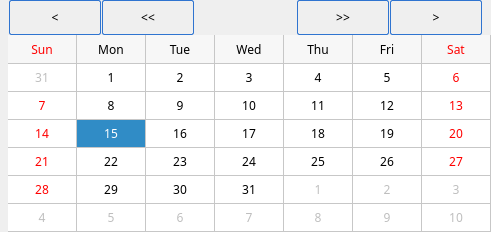
<?xml version="1.0" encoding="UTF-8"?>
<ui version="4.0">
 <class>GCalendar</class>
 <widget class="QWidget" name="GCalendar">
  <property name="geometry">
   <rect>
    <x>0</x>
    <y>0</y>
    <width>491</width>
    <height>232</height>
   </rect>
  </property>
  <property name="font">
   <font>
    <family>文泉驿等宽微米黑</family>
   </font>
  </property>
  <property name="windowTitle">
   <string>Form</string>
  </property>
  <property name="styleSheet">
   <string notr="true"> QPushButton {
border: 1px solid #2f74d0;
font: 11pt &quot;文泉驿等宽微米黑&quot;;
border-radius: 2px;
padding: 5px;
background: qradialgradient(cx: 0.3, cy: -0.4,
fx: 0.3, fy: -0.4,
radius: 1.35, stop: 0 #fff, stop: 1 #c9e5fe);
min-width: 80px;
}

QPushButton:hover {
background: qradialgradient(cx: 0.3, cy: -0.4,
fx: 0.3, fy: -0.4,
radius: 1.35, stop: 0 #fff, stop: 1 #e4f2fe);
}

 QPushButton:pressed {
background: qradialgradient(cx: 0.4, cy: -0.1,
fx: 0.4, fy: -0.1,
radius: 1.35, stop: 0 #fff, stop: 1 #f1f8fe);
}

QPushButton:disabled { 
background: #c9caca;
}
</string>
  </property>
  <layout class="QHBoxLayout" name="horizontalLayout_3" stretch="0,0">
   <property name="spacing">
    <number>0</number>
   </property>
   <property name="leftMargin">
    <number>0</number>
   </property>
   <property name="topMargin">
    <number>0</number>
   </property>
   <property name="rightMargin">
    <number>0</number>
   </property>
   <property name="bottomMargin">
    <number>0</number>
   </property>
   <item>
    <widget class="QWidget" name="widget" native="true">
     <layout class="QHBoxLayout" name="horizontalLayout">
      <property name="leftMargin">
       <number>4</number>
      </property>
      <property name="topMargin">
       <number>4</number>
      </property>
      <property name="rightMargin">
       <number>4</number>
      </property>
      <property name="bottomMargin">
       <number>4</number>
      </property>
     </layout>
    </widget>
   </item>
   <item>
    <layout class="QVBoxLayout" name="verticalLayout">
     <item>
      <layout class="QHBoxLayout" name="horizontalLayout_2">
       <property name="spacing">
        <number>1</number>
       </property>
       <property name="leftMargin">
        <number>1</number>
       </property>
       <property name="rightMargin">
        <number>9</number>
       </property>
       <item>
        <widget class="QPushButton" name="buttonMonthLeft">
         <property name="sizePolicy">
          <sizepolicy hsizetype="Fixed" vsizetype="Minimum">
           <horstretch>0</horstretch>
           <verstretch>0</verstretch>
          </sizepolicy>
         </property>
         <property name="minimumSize">
          <size>
           <width>92</width>
           <height>35</height>
          </size>
         </property>
         <property name="maximumSize">
          <size>
           <width>60</width>
           <height>16777215</height>
          </size>
         </property>
         <property name="focusPolicy">
          <enum>Qt::NoFocus</enum>
         </property>
         <property name="text">
          <string>&lt;</string>
         </property>
        </widget>
       </item>
       <item>
        <widget class="QPushButton" name="buttonYearLeft">
         <property name="sizePolicy">
          <sizepolicy hsizetype="Fixed" vsizetype="Minimum">
           <horstretch>0</horstretch>
           <verstretch>0</verstretch>
          </sizepolicy>
         </property>
         <property name="minimumSize">
          <size>
           <width>92</width>
           <height>35</height>
          </size>
         </property>
         <property name="maximumSize">
          <size>
           <width>60</width>
           <height>16777215</height>
          </size>
         </property>
         <property name="focusPolicy">
          <enum>Qt::NoFocus</enum>
         </property>
         <property name="text">
          <string>&lt;&lt;</string>
         </property>
        </widget>
       </item>
       <item>
        <spacer name="horizontalSpacer">
         <property name="orientation">
          <enum>Qt::Horizontal</enum>
         </property>
         <property name="sizeHint" stdset="0">
          <size>
           <width>75</width>
           <height>32</height>
          </size>
         </property>
        </spacer>
       </item>
       <item>
        <widget class="QLabel" name="labelMonth">
         <property name="text">
          <string/>
         </property>
        </widget>
       </item>
       <item>
        <spacer name="horizontalSpacer_3">
         <property name="orientation">
          <enum>Qt::Horizontal</enum>
         </property>
         <property name="sizeHint" stdset="0">
          <size>
           <width>76</width>
           <height>32</height>
          </size>
         </property>
        </spacer>
       </item>
       <item>
        <widget class="QLabel" name="labelYear">
         <property name="text">
          <string/>
         </property>
        </widget>
       </item>
       <item>
        <spacer name="horizontalSpacer_2">
         <property name="orientation">
          <enum>Qt::Horizontal</enum>
         </property>
         <property name="sizeHint" stdset="0">
          <size>
           <width>75</width>
           <height>32</height>
          </size>
         </property>
        </spacer>
       </item>
       <item>
        <widget class="QPushButton" name="buttonYearRight">
         <property name="sizePolicy">
          <sizepolicy hsizetype="Fixed" vsizetype="Minimum">
           <horstretch>0</horstretch>
           <verstretch>0</verstretch>
          </sizepolicy>
         </property>
         <property name="minimumSize">
          <size>
           <width>92</width>
           <height>35</height>
          </size>
         </property>
         <property name="maximumSize">
          <size>
           <width>60</width>
           <height>16777215</height>
          </size>
         </property>
         <property name="focusPolicy">
          <enum>Qt::NoFocus</enum>
         </property>
         <property name="text">
          <string>&gt;&gt;</string>
         </property>
        </widget>
       </item>
       <item>
        <widget class="QPushButton" name="buttonMonthRight">
         <property name="sizePolicy">
          <sizepolicy hsizetype="Fixed" vsizetype="Minimum">
           <horstretch>0</horstretch>
           <verstretch>0</verstretch>
          </sizepolicy>
         </property>
         <property name="minimumSize">
          <size>
           <width>92</width>
           <height>35</height>
          </size>
         </property>
         <property name="maximumSize">
          <size>
           <width>60</width>
           <height>16777215</height>
          </size>
         </property>
         <property name="focusPolicy">
          <enum>Qt::NoFocus</enum>
         </property>
         <property name="text">
          <string>&gt;</string>
         </property>
        </widget>
       </item>
      </layout>
     </item>
     <item>
      <widget class="QCalendarWidget" name="calendarWidget">
       <property name="locale">
        <locale language="English" country="UnitedStates"/>
       </property>
       <property name="inputMethodHints">
        <set>Qt::ImhNone</set>
       </property>
       <property name="minimumDate">
        <date>
         <year>1756</year>
         <month>9</month>
         <day>14</day>
        </date>
       </property>
       <property name="gridVisible">
        <bool>true</bool>
       </property>
       <property name="selectionMode">
        <enum>QCalendarWidget::SingleSelection</enum>
       </property>
       <property name="horizontalHeaderFormat">
        <enum>QCalendarWidget::ShortDayNames</enum>
       </property>
       <property name="verticalHeaderFormat">
        <enum>QCalendarWidget::NoVerticalHeader</enum>
       </property>
       <property name="navigationBarVisible">
        <bool>false</bool>
       </property>
      </widget>
     </item>
    </layout>
   </item>
  </layout>
 </widget>
 <resources/>
 <connections/>
</ui>
